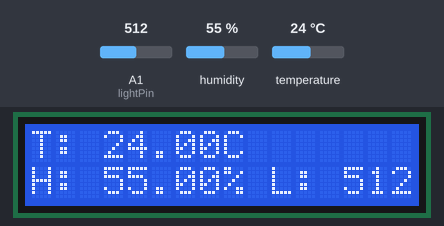
The sketch below on a simulated Arduino Uno, built with avr-gcc and run on an emulated ATmega328P. Shown: 16×2 character LCD. Inputs (shaded band) come from the test bench; at power-on: humidity 55 %, A1 (lightPin) = 512, temperature 24 °C.

Above: at 6.7 s.
6.8 s: humidity set to 22 %
At 12.3 s:
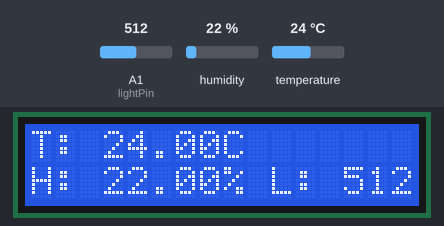
14.3 s: A1 (lightPin) set to 716
At 16.9 s:
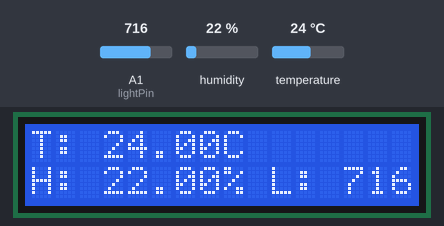
21.8 s: temperature set to 12 °C
At 27.2 s:
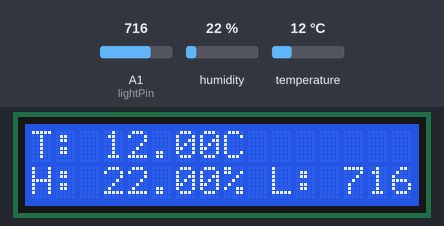
29.3 s: A1 (lightPin) set to 900
At 31.7 s:
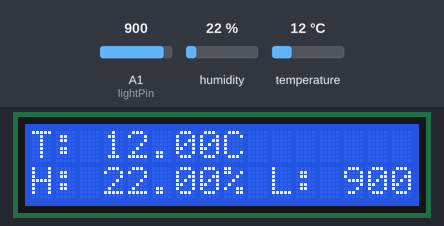
36.8 s: humidity set to 40 %
At 42.0 s:
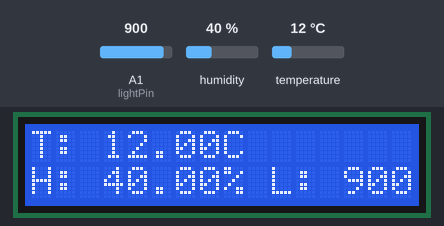
44.3 s: A1 (lightPin) set to 1023
At 47.8 s:
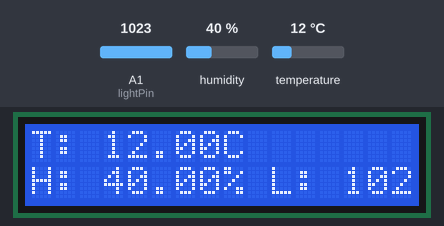
Timing chart, 0 to 49.3 s (numbered marks = the images above; inputs shaded):
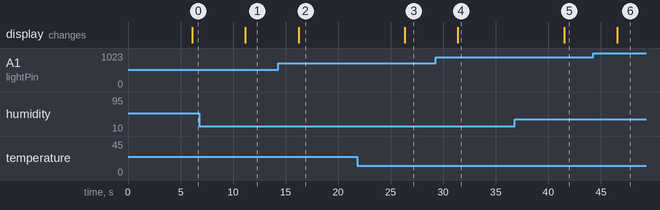

The sketch:

sketch_jun26a.ino
```cpp
// (licence header left out)
//Load libraries
#include <Wire.h>
#include <LCD.h>
#include <LiquidCrystal_I2C.h>

 //Define address for the Serial LCD display.
#define I2C_ADDR  0x27  //If 0x3f doesn't work change this to 0x27
#define BACKLIGHT_PIN  3

//Initialise the Serial LCD.
LiquidCrystal_I2C lcd(I2C_ADDR, 2,1,0,4,5,6,7); //These pin numbers are hard coded in on the serial backpack board.

// Humidity settings
#include "DHT.h"
int DHT11Pin = 4;        //The DHT11 sensor  is connected to pin 4 of the Arduino.
int waitTime = 5000;     //The amount of time to wait between sensor reads.
DHT dht(DHT11Pin, DHT11);//Initialize the sensor.

int lightPin = A1; //The light sensor is plugged into pin A1 of the Arduino.

static int counter = 0;
int sw1Pin = 2;
int rightCount = 0;
int leftCount = 0;
int cursCount = 0;

void setup()
{
  pinMode(sw1Pin, INPUT);

  dht.begin();  //Start the sensor.

  lcd.begin (16,2);     //Initalize the LCD.
  lcd.setBacklightPin(3,POSITIVE);//Setup the backlight.
  lcd.setBacklight(HIGH); //Switch on the backlight.
  lcd.clear();
  lcd.setCursor(0,0);   //goto first column  and first line (0,0)
  lcd.print("321");     //Print at cursor Location
  lcd.setCursor(0,1);   //goto first column and second line
  lcd.print("Maker");   //Print at cursor Location
  delay(1000);
}

void loop(){
  /* Level 2 Program Modification */
//  level2();

  /* Level 3 Advanced Application
   *  Write a program that will display your name, then the user presses sw1 (d2) your favorite hobby or interest will be displayed.
   *  Then if they push sw1 (d2) again, the display will show what you want for lunch. Finally if sw1 (d2) is pushed again then the
   *  display reset and display your name again.
   *
   *  Write a program that prints your name and have it shift your name back and forth across the LCD
  */
//  level3_1();
//  level3_2("Terry Gu");

  /* Level 4 Project Challenge
   *  Write a program that will display temperature, humidity, and light values on the LCD screen.
  */
  level4();
}

void level4(){
  delay(waitTime);
  float humidity = dht.readHumidity();
  float celsius = dht.readTemperature();
  int data = analogRead(lightPin);

  lcd.clear();
  lcd.setCursor(0, 0);
  lcd.print("T: ");
  lcd.print(celsius);
  lcd.print("C ");
  lcd.setCursor(0, 1);
  lcd.print("H: ");
  lcd.print(humidity);
  lcd.print("% ");
  lcd.print("L: ");
  lcd.print(data);
}

void level3_2(String str){
  char ch[str.length() + 1];
  str.toCharArray(ch, str.length() + 1);
  lcd.clear();
  for(int i = 0; i < sizeof(ch) - 1; i++){
    if(rightCount + sizeof(ch) > 32){
      rightCount = 0;
      if(cursCount < 1){
        cursCount++;
      } else {
        cursCount = 0;
      }
    }
    if(i + rightCount < 16 && cursCount == 0){
      lcd.setCursor(i + rightCount, 0);
      lcd.print(ch[i]);
    } else if(i + rightCount < 32 && cursCount == 0){
      lcd.setCursor(i + rightCount - 16, 1);
      lcd.print(ch[i]);
    } else if(i + rightCount < 16 && cursCount == 1){
      lcd.setCursor(16 - 1 - i - rightCount, 1);
      lcd.print(ch[sizeof(ch) - 2 - i]);
    } else if(i + rightCount >= 16 && sizeof(ch) + rightCount <= 32 && cursCount == 1){
      lcd.setCursor(32 - 1 - i - rightCount, 0);
      lcd.print(ch[sizeof(ch) - 2 - i]);
    }
  }

  rightCount++;
  delay(500);
}

void level3_1(){
  if(digitalRead(sw1Pin) == LOW){
    delay(500);
    if(counter < 2){
      counter++;
    } else {
      counter = 0;
    }
  }

  if(counter == 0){
    lcd.clear();
    lcd.setCursor(0,0);
    lcd.print("Terry Gu");
    delay(1000);
  } else if (counter == 1) {
    lcd.clear();
    lcd.setCursor(0,0);
    lcd.print("Painting");
    delay(1000);
  } else if (counter == 2){
    lcd.clear();
    lcd.setCursor(0,0);
    lcd.print("Pasta");
    delay(1000);
  }
}

void level2(){
  lcd.clear();
  lcd.setCursor(0, 0);
  lcd.print("Terry Gu");
  lcd.setCursor(0, 1);
  lcd.print("3");
  delay(1000);
  lcd.print("2");
  delay(1000);
  lcd.print("1");
  delay(1000);
  lcd.print("Maker");
}
```

Measured:
- after the input at 6.8 s, the display: changes after 4.4 s (image 1)
- after the input at 14.3 s, the display: changes after 1.9 s (image 2)
- after the input at 21.8 s, the display: changes after 4.5 s (image 3)
- after the input at 29.3 s, the display: changes after 2.1 s (image 4)
- after the input at 36.8 s, the display: changes after 4.7 s (image 5)
- after the input at 44.3 s, the display: changes after 2.3 s (image 6)
